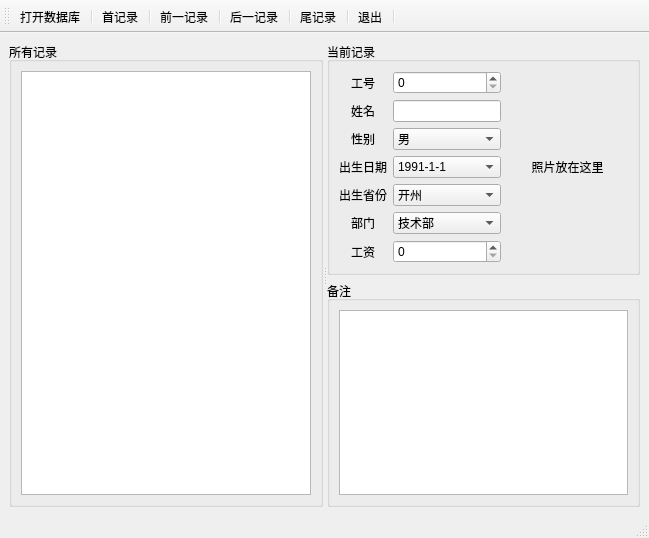
<?xml version="1.0" encoding="UTF-8"?>
<ui version="4.0">
 <class>MainWindow</class>
 <widget class="QMainWindow" name="MainWindow">
  <property name="geometry">
   <rect>
    <x>0</x>
    <y>0</y>
    <width>649</width>
    <height>538</height>
   </rect>
  </property>
  <property name="windowTitle">
   <string>MainWindow</string>
  </property>
  <widget class="QWidget" name="centralwidget">
   <layout class="QGridLayout" name="gridLayout_5">
    <item row="0" column="0">
     <widget class="QSplitter" name="splitter">
      <property name="orientation">
       <enum>Qt::Horizontal</enum>
      </property>
      <widget class="QGroupBox" name="groupBox_3">
       <property name="title">
        <string>所有记录</string>
       </property>
       <layout class="QVBoxLayout" name="verticalLayout_3">
        <item>
         <widget class="QTableView" name="tableView"/>
        </item>
       </layout>
      </widget>
      <widget class="QWidget" name="layoutWidget">
       <layout class="QVBoxLayout" name="verticalLayout">
        <item>
         <widget class="QGroupBox" name="groupBox">
          <property name="title">
           <string>当前记录</string>
          </property>
          <layout class="QHBoxLayout" name="horizontalLayout">
           <item>
            <layout class="QGridLayout" name="gridLayout">
             <item row="0" column="0">
              <widget class="QLabel" name="label">
               <property name="text">
                <string>工号</string>
               </property>
               <property name="alignment">
                <set>Qt::AlignCenter</set>
               </property>
              </widget>
             </item>
             <item row="0" column="1" colspan="2">
              <widget class="QSpinBox" name="ID"/>
             </item>
             <item row="1" column="0">
              <widget class="QLabel" name="label_2">
               <property name="text">
                <string>姓名</string>
               </property>
               <property name="alignment">
                <set>Qt::AlignCenter</set>
               </property>
              </widget>
             </item>
             <item row="1" column="1" colspan="2">
              <widget class="QLineEdit" name="name"/>
             </item>
             <item row="3" column="0">
              <widget class="QLabel" name="label_4">
               <property name="text">
                <string>出生日期</string>
               </property>
               <property name="alignment">
                <set>Qt::AlignCenter</set>
               </property>
              </widget>
             </item>
             <item row="3" column="1" colspan="2">
              <widget class="QComboBox" name="birthday">
               <item>
                <property name="text">
                 <string>1991-1-1</string>
                </property>
               </item>
               <item>
                <property name="text">
                 <string>2002-2-2</string>
                </property>
               </item>
               <item>
                <property name="text">
                 <string>2001-1-1</string>
                </property>
               </item>
              </widget>
             </item>
             <item row="4" column="0">
              <widget class="QLabel" name="label_5">
               <property name="text">
                <string>出生省份</string>
               </property>
               <property name="alignment">
                <set>Qt::AlignCenter</set>
               </property>
              </widget>
             </item>
             <item row="4" column="1" colspan="2">
              <widget class="QComboBox" name="birthProvince">
               <item>
                <property name="text">
                 <string>开州</string>
                </property>
               </item>
               <item>
                <property name="text">
                 <string>河南</string>
                </property>
               </item>
               <item>
                <property name="text">
                 <string>潜江</string>
                </property>
               </item>
               <item>
                <property name="text">
                 <string>嘉兴</string>
                </property>
               </item>
              </widget>
             </item>
             <item row="5" column="0">
              <widget class="QLabel" name="label_6">
               <property name="text">
                <string>部门</string>
               </property>
               <property name="alignment">
                <set>Qt::AlignCenter</set>
               </property>
              </widget>
             </item>
             <item row="5" column="1" colspan="2">
              <widget class="QComboBox" name="department">
               <item>
                <property name="text">
                 <string>技术部</string>
                </property>
               </item>
               <item>
                <property name="text">
                 <string>销售部</string>
                </property>
               </item>
               <item>
                <property name="text">
                 <string>市场部</string>
                </property>
               </item>
              </widget>
             </item>
             <item row="6" column="0">
              <widget class="QLabel" name="label_7">
               <property name="text">
                <string>工资</string>
               </property>
               <property name="alignment">
                <set>Qt::AlignCenter</set>
               </property>
              </widget>
             </item>
             <item row="6" column="1" colspan="2">
              <widget class="QSpinBox" name="salary">
               <property name="maximum">
                <number>500000</number>
               </property>
              </widget>
             </item>
             <item row="2" column="0">
              <widget class="QLabel" name="label_3">
               <property name="text">
                <string>性别</string>
               </property>
               <property name="alignment">
                <set>Qt::AlignCenter</set>
               </property>
              </widget>
             </item>
             <item row="2" column="1" colspan="2">
              <widget class="QComboBox" name="sex">
               <item>
                <property name="text">
                 <string>男</string>
                </property>
               </item>
               <item>
                <property name="text">
                 <string>女</string>
                </property>
               </item>
              </widget>
             </item>
            </layout>
           </item>
           <item>
            <widget class="QLabel" name="photo">
             <property name="text">
              <string>照片放在这里</string>
             </property>
             <property name="alignment">
              <set>Qt::AlignCenter</set>
             </property>
            </widget>
           </item>
          </layout>
         </widget>
        </item>
        <item>
         <widget class="QGroupBox" name="groupBox_2">
          <property name="title">
           <string>备注</string>
          </property>
          <layout class="QVBoxLayout" name="verticalLayout_2">
           <item>
            <widget class="QTextEdit" name="memo"/>
           </item>
          </layout>
         </widget>
        </item>
       </layout>
      </widget>
     </widget>
    </item>
   </layout>
  </widget>
  <widget class="QStatusBar" name="statusbar"/>
  <widget class="QToolBar" name="toolBar">
   <property name="windowTitle">
    <string>toolBar</string>
   </property>
   <property name="toolButtonStyle">
    <enum>Qt::ToolButtonTextUnderIcon</enum>
   </property>
   <attribute name="toolBarArea">
    <enum>TopToolBarArea</enum>
   </attribute>
   <attribute name="toolBarBreak">
    <bool>false</bool>
   </attribute>
   <addaction name="actOpenDB"/>
   <addaction name="separator"/>
   <addaction name="actRectFirst"/>
   <addaction name="separator"/>
   <addaction name="actRectprevious"/>
   <addaction name="separator"/>
   <addaction name="actRectNext"/>
   <addaction name="separator"/>
   <addaction name="actRecLast"/>
   <addaction name="separator"/>
   <addaction name="actQuit"/>
   <addaction name="separator"/>
  </widget>
  <action name="actOpenDB">
   <property name="icon">
    <iconset resource="res.qrc">
     <normaloff>:/images/open.png</normaloff>:/images/open.png</iconset>
   </property>
   <property name="text">
    <string>打开数据库</string>
   </property>
  </action>
  <action name="actQuit">
   <property name="icon">
    <iconset resource="res.qrc">
     <normaloff>:/images/exit.png</normaloff>:/images/exit.png</iconset>
   </property>
   <property name="text">
    <string>退出</string>
   </property>
  </action>
  <action name="actRectFirst">
   <property name="icon">
    <iconset resource="res.qrc">
     <normaloff>:/images/first.png</normaloff>:/images/first.png</iconset>
   </property>
   <property name="text">
    <string>首记录</string>
   </property>
  </action>
  <action name="actRectprevious">
   <property name="icon">
    <iconset resource="res.qrc">
     <normaloff>:/images/previous.png</normaloff>:/images/previous.png</iconset>
   </property>
   <property name="text">
    <string>前一记录</string>
   </property>
  </action>
  <action name="actRectNext">
   <property name="icon">
    <iconset resource="res.qrc">
     <normaloff>:/images/next.png</normaloff>:/images/next.png</iconset>
   </property>
   <property name="text">
    <string>后一记录</string>
   </property>
  </action>
  <action name="actRecLast">
   <property name="icon">
    <iconset resource="res.qrc">
     <normaloff>:/images/last.png</normaloff>:/images/last.png</iconset>
   </property>
   <property name="text">
    <string>尾记录</string>
   </property>
  </action>
 </widget>
 <resources>
  <include location="res.qrc"/>
 </resources>
 <connections>
  <connection>
   <sender>actQuit</sender>
   <signal>triggered()</signal>
   <receiver>MainWindow</receiver>
   <slot>close()</slot>
   <hints>
    <hint type="sourcelabel">
     <x>-1</x>
     <y>-1</y>
    </hint>
    <hint type="destinationlabel">
     <x>324</x>
     <y>268</y>
    </hint>
   </hints>
  </connection>
 </connections>
</ui>
